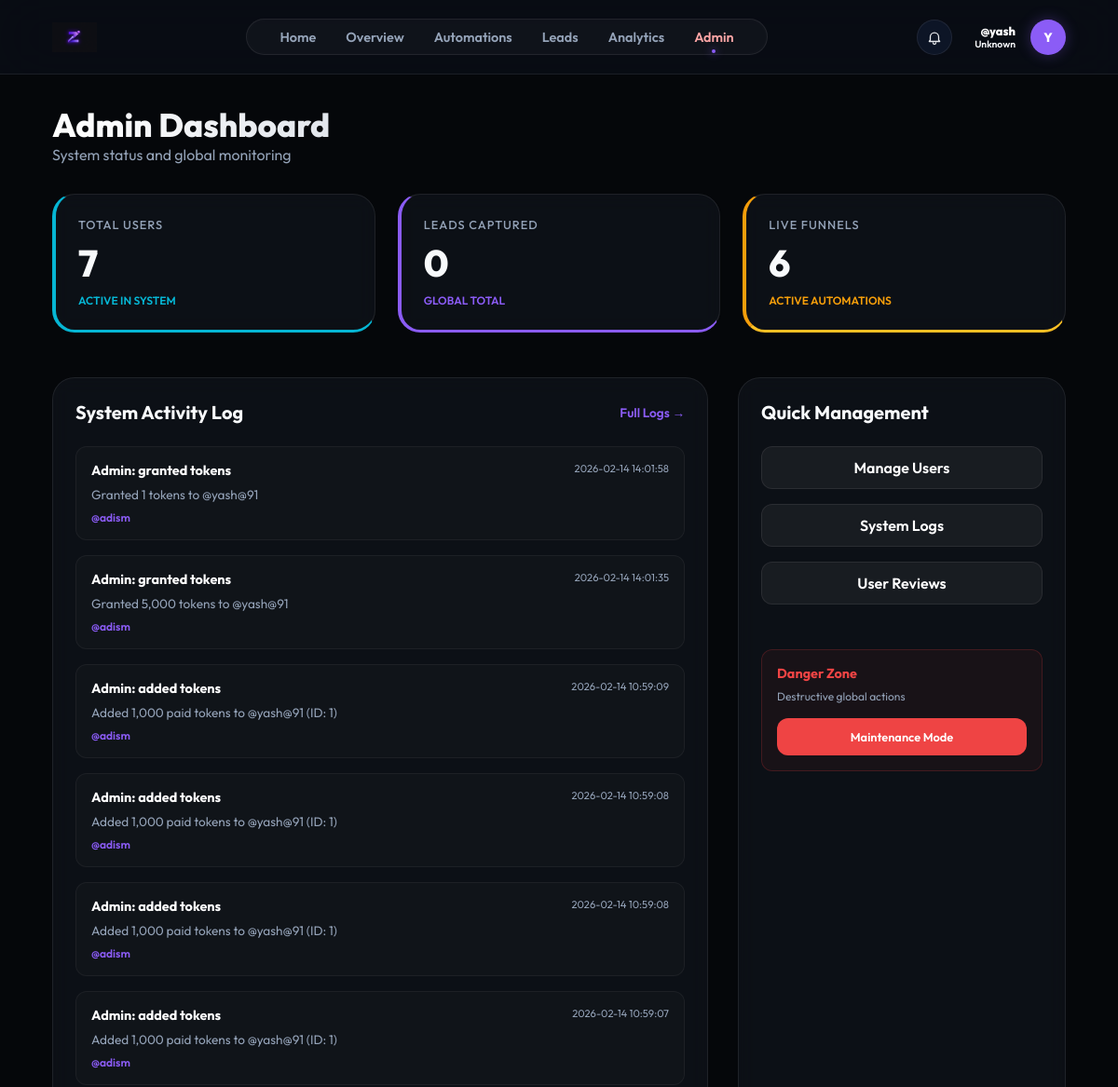
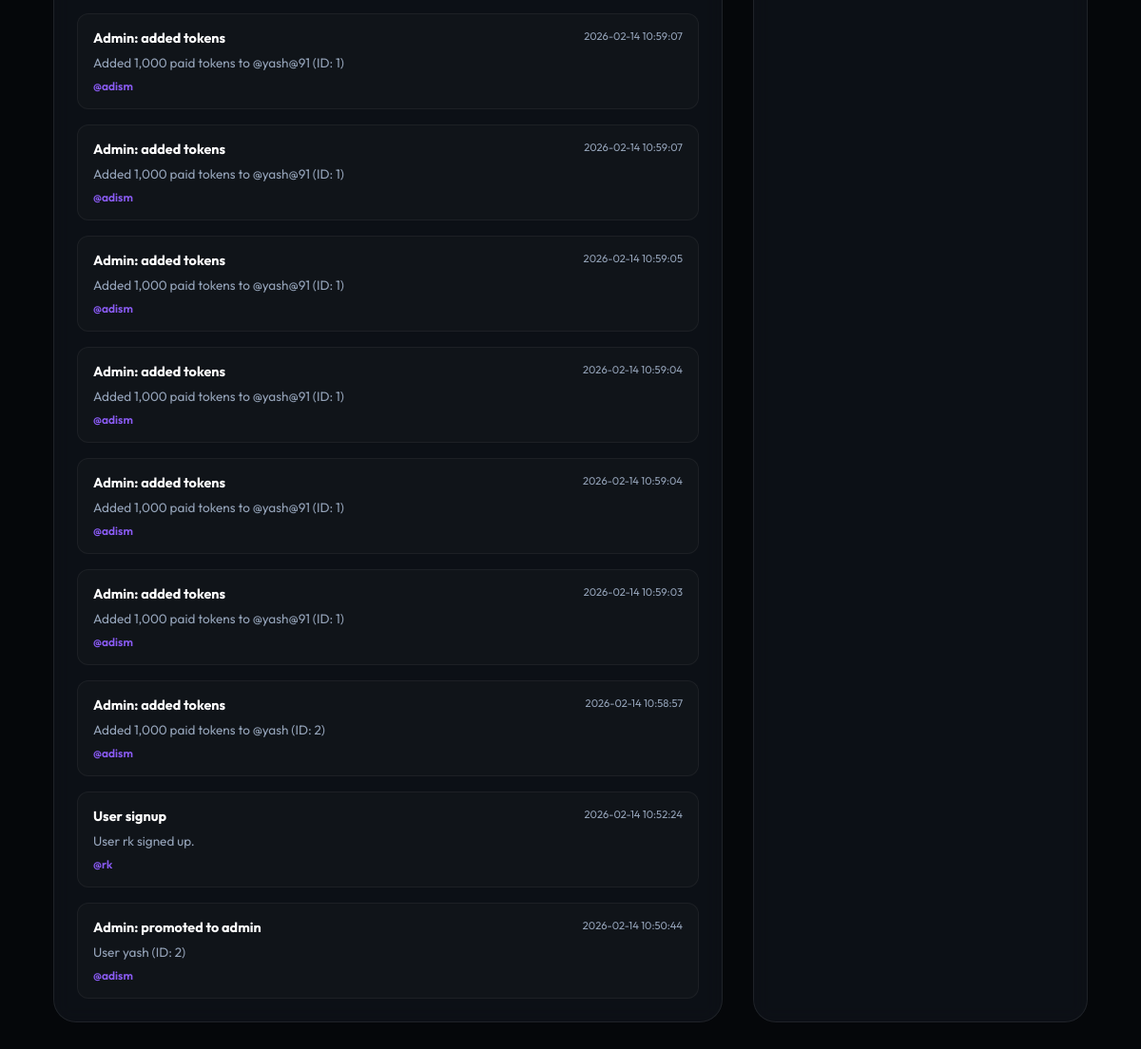
The app's page /admin (signed in) with its own data (2 pictures, top to bottom).
### models.py (models this page shows)
class User(db.Model):
    id = db.Column(db.Integer, primary_key=True)
    username = db.Column(db.String(80), unique=True, nullable=False)
    email = db.Column(db.String(120), unique=True)
    password_hash = db.Column(db.String(256))
    full_name = db.Column(db.String(100))
    fb_user_id = db.Column(db.String(120), unique=True)
    ig_user_id = db.Column(db.String(120), unique=True)
    fb_access_token = db.Column(db.Text)
    ig_access_token = db.Column(db.Text)
    token_expires_at = db.Column(db.DateTime)
    ig_username = db.Column(db.String(100))  # Store Instagram username separately
    ig_password_encrypted = db.Column(db.Text)  # Encrypted password
    ig_session_data = db.Column(db.Text)  # Store session data for direct API
    plan = db.Column(db.String(50), default="Free")
    used_founding_coupon = db.Column(db.Boolean, default=False)
    niche = db.Column(db.String(50))
    bio = db.Column(db.Text)
    avatar = db.Column(db.String(10))
    followers = db.Column(db.Integer, default=0)
    following = db.Column(db.Integer, default=0)
    free_tokens = db.Column(db.Integer, default=4000)
    paid_tokens = db.Column(db.Integer, default=0)
    tokens_reset_at = db.Column(db.DateTime, default=datetime.utcnow)
    is_admin = db.Column(db.Boolean, default=False)
    funnels = db.relationship('Funnel', backref='owner', lazy=True)
    leads = db.relationship('Lead', backref='owner', lazy=True)

class ActivityLog(db.Model):
    __tablename__ = 'activity_log'
    id = db.Column(db.Integer, primary_key=True)
    user_id = db.Column(db.Integer, db.ForeignKey('user.id'), nullable=True)
    action = db.Column(db.String(100), nullable=False)
    details = db.Column(db.Text)
    timestamp = db.Column(db.DateTime, default=datetime.utcnow)
    user = db.relationship('User', backref=db.backref('activities', lazy=True))

### app.py (the view)
@app.route('/admin')
@admin_required
def admin_dashboard():
    users_count = User.query.count()
    leads_count = Lead.query.count()
    funnels_count = Funnel.query.count()
    activities = ActivityLog.query.order_by(ActivityLog.timestamp.desc()).limit(20).all()
    user = User.query.get(session['user_id'])
    return render_template('admin.html',
                          user=user,
                          users_count=users_count,
                          leads_count=leads_count,
                          funnels_count=funnels_count,
                          activities=activities)

### app.py (called while the page is built)
def admin_required(f):
    @wraps(f)
    def decorated_function(*args, **kwargs):
        if 'user_id' not in session:
            return redirect(url_for('login_ui'))
        user = User.query.get(session['user_id'])
        if not user or not user.is_admin:
            abort(403)
        return f(*args, **kwargs)
    return decorated_function

### templates/admin.html (shortened to what this page needs)
{% extends "base.html" %}
{% block content %}
<div class="admin-container">
    <div class="header-section" style="margin-bottom: 2rem;">
        <h1
            style="font-size: 2.2rem; font-weight: 800; background: linear-gradient(to right, #fff, #94a3b8); -webkit-background-clip: text; -webkit-text-fill-color: transparent;">
            Admin Dashboard</h1>
        <p style="color: var(--text-secondary);">System status and global monitoring</p>
    </div>
    <div class="stats-grid"
        style="display: grid; grid-template-columns: repeat(auto-fit, minmax(240px, 1fr)); gap: 1.5rem; margin-bottom: 3rem;">
        <div class="card stat-card glow-cyan" style="border-left: 4px solid #06b6d4;">
            <p class="stat-label"
                style="font-size: 0.8rem; color: var(--text-secondary); text-transform: uppercase; letter-spacing: 1px;">
                Total Users</p>
            <h2 class="stat-value" style="font-size: 2.5rem; margin: 0.5rem 0;">{{ users_count }}</h2>
            <div style="font-size: 0.75rem; color: #06b6d4; font-weight: 600;">ACTIVE IN SYSTEM</div>
        </div>
        <div class="card stat-card glow-purple" style="border-left: 4px solid #8b5cf6;">
            <p class="stat-label"
                style="font-size: 0.8rem; color: var(--text-secondary); text-transform: uppercase; letter-spacing: 1px;">
                Leads Captured</p>
            <h2 class="stat-value" style="font-size: 2.5rem; margin: 0.5rem 0;">{{ leads_count }}</h2>
            <div style="font-size: 0.75rem; color: #8b5cf6; font-weight: 600;">GLOBAL TOTAL</div>
        </div>
        <div class="card stat-card glow-gold" style="border-left: 4px solid #f59e0b;">
            <p class="stat-label"
                style="font-size: 0.8rem; color: var(--text-secondary); text-transform: uppercase; letter-spacing: 1px;">
                Live Funnels</p>
            <h2 class="stat-value" style="font-size: 2.5rem; margin: 0.5rem 0;">{{ funnels_count }}</h2>
            <div style="font-size: 0.75rem; color: #f59e0b; font-weight: 600;">ACTIVE AUTOMATIONS</div>
        </div>
    </div>
    <div style="display: grid; grid-template-columns: 2fr 1fr; gap: 2rem;">
        <div class="card">
            <div class="card-header"
                style="display: flex; justify-content: space-between; align-items: center; margin-bottom: 1.5rem;">
                <h3 style="font-size: 1.25rem; font-weight: 700;">System Activity Log</h3>
                <a href="/admin/activities"
                    style="color: var(--accent-purple); font-size: 0.85rem; text-decoration: none; font-weight: 600;">Full
                    Logs →</a>
            </div>
            <div style="display: flex; flex-direction: column; gap: 1rem;">
                {% for log in activities %}
                <div
                    style="padding: 1rem; background: rgba(255,255,255,0.02); border-radius: 12px; border: 1px solid rgba(255,255,255,0.05);">
                    <div
                        style="display: flex; justify-content: space-between; align-items: flex-start; margin-bottom: 0.5rem;">
                        <span style="font-weight: 700; color: #fff; font-size: 0.9rem;">{{ log.action }}</span>
                        <span style="font-size: 0.7rem; color: var(--text-secondary);">{{
                            log.timestamp.strftime('%Y-%m-%d %H:%M:%S') }}</span>
                    </div>
                    <p style="font-size: 0.85rem; color: var(--text-secondary); margin: 0;">{{ log.details }}</p>
                    {% if log.user %}
                    <div style="margin-top: 0.5rem; font-size: 0.75rem;">
                        <span style="color: var(--accent-purple); font-weight: 600;">@{{ log.user.username }}</span>
                    </div>
                    {% endif %}
                </div>
                {% endfor %}
            </div>
        </div>
        <div class="card">
            <h3 style="font-size: 1.25rem; font-weight: 700; margin-bottom: 1.5rem;">Quick Management</h3>
            <div style="display: flex; flex-direction: column; gap: 1rem;">
                <a href="/admin/users" class="btn"
                    style="text-align: center; text-decoration: none; background: rgba(255,255,255,0.05); border: 1px solid var(--glass-border); color: #fff;">
                    Manage Users
                </a>
                <a href="/admin/activities" class="btn"
                    style="text-align: center; text-decoration: none; background: rgba(255,255,255,0.05); border: 1px solid var(--glass-border); color: #fff;">
                    System Logs
                </a>
                <a href="/admin/reviews" class="btn"
                    style="text-align: center; text-decoration: none; background: rgba(255,255,255,0.05); border: 1px solid var(--glass-border); color: #fff;">
                    User Reviews
                </a>
                <div
                    style="margin-top: 2rem; padding: 1rem; background: rgba(239, 68, 68, 0.05); border-radius: 12px; border: 1px solid rgba(239, 68, 68, 0.2);">
                    <h4 style="color: #ef4444; font-size: 0.9rem; margin-bottom: 0.5rem;">Danger Zone</h4>
                    <p style="font-size: 0.75rem; color: var(--text-secondary); margin-bottom: 1rem;">Destructive global
                        actions</p>
                    <button class="btn btn-primary" style="width: 100%; background: #ef4444; font-size: 0.8rem;"
                        onclick="alert('System lockdown feature coming soon...')">Maintenance Mode</button>
                </div>
            </div>
        </div>
    </div>
</div>
{% endblock %}

### templates/base.html (shortened to what this page needs)
<!DOCTYPE html>
<html lang="en">
<head>
    <link rel="stylesheet" href="{{ url_for('static', filename='css/style.css') }}">
</head>
<body>
    <nav class="top-nav">
        <a href="/dashboard" class="nav-brand">
            <img src="{{ url_for('static', filename='img/logo.png') }}" alt="ZenFlow"
                style="height: 32px; width: auto;">
        </a>
        <div class="nav-links">
            <a href="/" class="nav-link {% if request.path == '/' %}active{% endif %}">Home</a>
            <a href="/dashboard" class="nav-link {% if request.path == '/dashboard' %}active{% endif %}">Overview</a>
            <a href="/automations"
                class="nav-link {% if request.path == '/automations' %}active{% endif %}">Automations</a>
            <a href="/leads" class="nav-link {% if request.path == '/leads' %}active{% endif %}">Leads</a>
            <a href="/analytics" class="nav-link {% if request.path == '/analytics' %}active{% endif %}">Analytics</a>
            {% if user.is_admin %}
            <a href="/admin" class="nav-link {% if request.path.startswith('/admin') %}active{% endif %}"
                style="color: #fca5a5;">Admin</a>
            {% endif %}
        </div>
        <div class="nav-user" style="position: relative;">
            <button id="notif-bell" aria-label="Notifications"
                style="width:38px; height:38px; border-radius:999px; border:1px solid var(--glass-border); background:rgba(15,23,42,0.9); display:flex; align-items:center; justify-content:center; cursor:pointer; padding:0; margin-right: 0.5rem;">
            </button>
            <div class="nav-user" style="position: relative; cursor: pointer;" onclick="toggleProfileDropdown(event)">
                <div style="text-align: right;">
                    <p style="font-size: 0.8rem; font-weight: 800; margin: 0; color: white;">@{{ user.username }}</p>
                    <p style="font-size: 0.65rem; color: {{ user.niche_color }}; margin: 0; font-weight: 600;">{{
                        user.niche
                        }}</p>
                </div>
                <div class="nav-avatar">{{ user.avatar or user.username[0]|upper }}</div>
            </div>
    </nav>
    <div class="app-container">
        <main class="main-content">
            {% block content %}{% endblock %}
        </main>
    </div>
</body>
</html>

### static/css/style.css (style rules this page uses)
:root { --bg-dark: #05070a; --card-bg: rgba(16, 20, 28, 0.7); --accent-purple: #8b5cf6; --accent-cyan: #06b6d4; --accent-gold: #fbbf24; --text-primary: #f8fafc; --text-secondary: #94a3b8; --sidebar-width: 260px; --glass-border: rgba(255, 255, 255, 0.08); }
* { margin: 0; padding: 0; box-sizing: border-box; font-family: 'Outfit', sans-serif; }
body { background-color: var(--bg-dark); color: var(--text-primary); overflow-x: hidden; }
.app-container { display: flex; min-height: 100vh; }
.main-content { flex-grow: 1; margin-left: var(--sidebar-width); padding: 2.5rem 3.5rem; }
.btn { padding: 0.75rem 1.5rem; border-radius: 12px; border: none; font-weight: 600; cursor: pointer; transition: all 0.3s ease; }
.btn-primary { background: linear-gradient(135deg, var(--accent-purple), var(--accent-purple-dark)); background-color: var(--accent-purple); color: white; }
.card { background: var(--card-bg); border: 1px solid var(--glass-border); border-radius: 24px; padding: 1.5rem; backdrop-filter: blur(10px); transition: transform 0.3s ease, border-color 0.3s ease; }
.stat-card { display: flex; flex-direction: column; justify-content: space-between; position: relative; overflow: hidden; }
.stat-label { color: var(--text-secondary); font-size: 0.9rem; font-weight: 500; }
.stat-value { font-size: 2.5rem; font-weight: 800; margin: 0.5rem 0; }
.glow-purple { border-bottom: 3px solid var(--accent-purple); }
.glow-cyan { border-bottom: 3px solid var(--accent-cyan); }
.glow-gold { border-bottom: 3px solid var(--accent-gold); }
.card-header { display: flex; justify-content: space-between; align-items: center; margin-bottom: 1.5rem; }

### templates/base.html (style rules this page uses)
.app-container { flex-direction: column; }
.main-content { margin-left: 0; padding: 2rem 3.5rem; width: 100%; max-width: 1400px; margin: 0 auto; }
.top-nav { display: flex; justify-content: space-between; align-items: center; padding: 1.25rem 3.5rem; background: rgba(10, 14, 22, 0.85); backdrop-filter: blur(30px); border-bottom: 1px solid var(--glass-border); position: sticky; top: 0; z-index: 1000; }
.nav-brand { display: flex; align-items: center; gap: 1rem; text-decoration: none; color: white; font-weight: 800; font-size: 1.4rem; }
.nav-links { display: flex; gap: 2rem; background: rgba(255, 255, 255, 0.03); padding: 0.6rem 2.2rem; border-radius: 40px; border: 1px solid var(--glass-border); box-shadow: inset 0 0 10px rgba(255, 255, 255, 0.02); }
.nav-link { text-decoration: none; color: var(--text-secondary); font-weight: 600; font-size: 0.9rem; transition: all 0.3s cubic-bezier(0.4, 0, 0.2, 1); position: relative; }
.nav-link.active { color: var(--text-primary); }
.nav-link.active::after { content: ''; position: absolute; bottom: -8px; left: 50%; transform: translateX(-50%); width: 4px; height: 4px; background: var(--accent-purple); border-radius: 50%; box-shadow: 0 0 10px var(--accent-purple); }
.nav-user { display: flex; align-items: center; gap: 1rem; }
.nav-avatar { width: 38px; height: 38px; background: var(--accent-purple); border-radius: 50%; display: flex; align-items: center; justify-content: center; font-weight: 800; font-size: 0.85rem; color: white; box-shadow: 0 0 15px rgba(139, 92, 246, 0.3); }

### records on screen
User: username "yash", niche "Unknown", avatar "Y"
ActivityLog: action "Admin: granted tokens", timestamp "2026-02-14 14:01:58", details "Granted 1 tokens to @yash@91", user.username "adism"
ActivityLog: action "Admin: granted tokens", timestamp "2026-02-14 14:01:35", details "Granted 5,000 tokens to @yash@91", user.username "adism"
ActivityLog: action "Admin: added tokens", timestamp "2026-02-14 10:59:09", details "Added 1,000 paid tokens to @yash@91 (ID: 1)", user.username "adism"
ActivityLog: action "Admin: added tokens", timestamp "2026-02-14 10:59:08", details "Added 1,000 paid tokens to @yash@91 (ID: 1)", user.username "adism"
ActivityLog: action "Admin: added tokens", timestamp "2026-02-14 10:59:08", details "Added 1,000 paid tokens to @yash@91 (ID: 1)", user.username "adism"
ActivityLog: action "Admin: added tokens", timestamp "2026-02-14 10:59:07", details "Added 1,000 paid tokens to @yash@91 (ID: 1)", user.username "adism"
ActivityLog: action "Admin: added tokens", timestamp "2026-02-14 10:59:07", details "Added 1,000 paid tokens to @yash@91 (ID: 1)", user.username "adism"
ActivityLog: action "Admin: added tokens", timestamp "2026-02-14 10:59:07", details "Added 1,000 paid tokens to @yash@91 (ID: 1)", user.username "adism"
ActivityLog: action "Admin: added tokens", timestamp "2026-02-14 10:59:05", details "Added 1,000 paid tokens to @yash@91 (ID: 1)", user.username "adism"
ActivityLog: action "Admin: added tokens", timestamp "2026-02-14 10:59:04", details "Added 1,000 paid tokens to @yash@91 (ID: 1)", user.username "adism"
ActivityLog: action "Admin: added tokens", timestamp "2026-02-14 10:59:04", details "Added 1,000 paid tokens to @yash@91 (ID: 1)", user.username "adism"
ActivityLog: action "Admin: added tokens", timestamp "2026-02-14 10:59:03", details "Added 1,000 paid tokens to @yash@91 (ID: 1)", user.username "adism"
ActivityLog: action "Admin: added tokens", timestamp "2026-02-14 10:58:57", details "Added 1,000 paid tokens to @yash (ID: 2)", user.username "adism"
ActivityLog: action "User signup", timestamp "2026-02-14 10:52:24", details "User rk signed up.", user.username "rk"
ActivityLog: action "Admin: promoted to admin", timestamp "2026-02-14 10:50:44", details "User yash (ID: 2)", user.username "adism"

### other values on screen
{{ users_count }} "7"
{{ leads_count }} "0"
{{ funnels_count }} "6"
